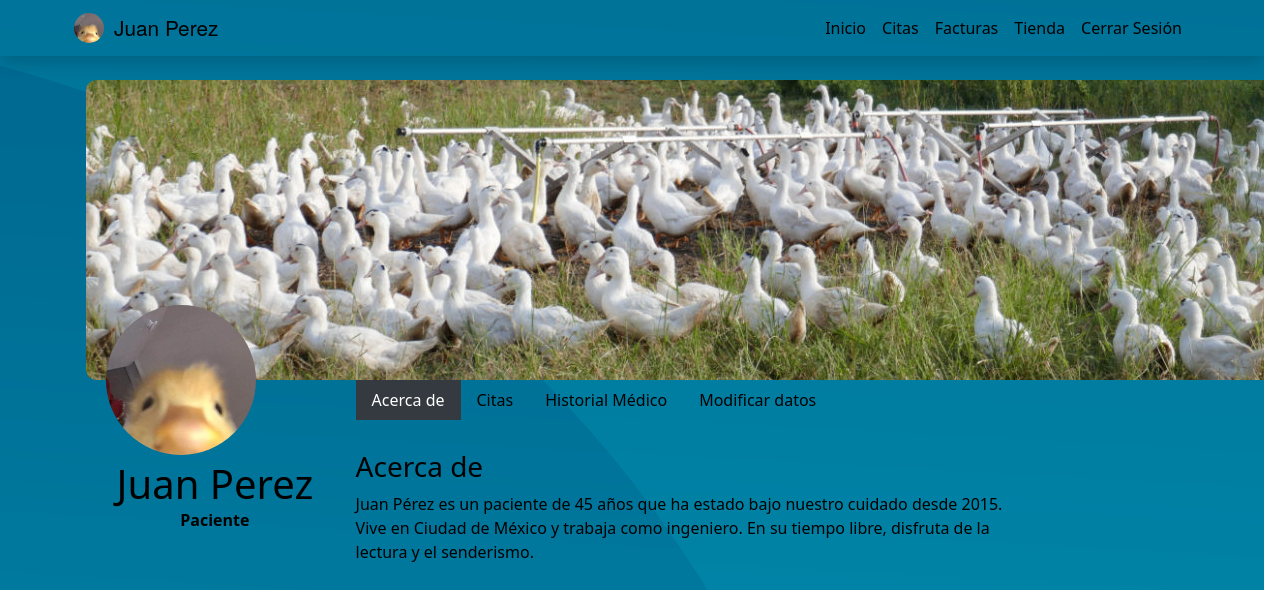
Screenshot of /pages/userdetail.php?usuario_id=123456789 (signed in) with the database file from the repository.
### tables this page shows
CREATE TABLE usuarios (
  usuario_id VARCHAR(9) PRIMARY KEY,
  acerca_de VARCHAR(255),
  nombre VARCHAR(255),
  apellidos VARCHAR(255),
  telefono VARCHAR(100),
  fecha_nacimiento DATE,
  direccion VARCHAR(100),
  provincia VARCHAR(100),
  municipio VARCHAR(100),
  cp VARCHAR(7),
  email VARCHAR(100) UNIQUE,
  pass VARCHAR(255),
  rol ENUM('Administrador', 'Paciente', 'Fisioterapeuta'),
  genero ENUM('Hombre', 'Mujer', 'Otro'),
  especialidad INT,
  sesiones_disponibles INT,
  FOREIGN KEY (especialidad) REFERENCES especialidades(especialidad_id)
);

### scripts/session_manager.php (called while the page is built, shortened)
<?php
    if (isset($_SESSION['email'])) {
        $rol = $_SESSION['rol'];
    } else {
        header('Location: ./404.php');
        exit();
    }
?>

### controllers/UserController.php (called while the page is built, shortened)
<?php
require_once '../models/UserModel.php';
class UserController
{
    private $usuarioModel;
    public function __construct()
    {
        $this->usuarioModel = new UserModel();
    }
    public function buscarUsuarios($usuario_id, $rol, $isApiRequest = false)
    {
        $usuariosFiltrados = $this->usuarioModel->buscarUsuarios($usuario_id, $rol);
        if (!empty($usuariosFiltrados)) {
            return $usuariosFiltrados;
        } else {
            $_SESSION['alert'] = array('type' => 'warning', 'message' => 'No se ha encontrado ningún usuario con los criterios seleccionados.');
            header('Location: ../pages/users.php');
            exit();
        }
    }
}

### models/UserModel.php (called while the page is built, shortened)
<?php
class UserModel extends BaseModel
{
    public function buscarUsuarios($usuario_id, $rol)
    {
        $sql = "SELECT * FROM `usuarios` WHERE 1=1";
        $params = [];
        $types = "";
        if (!empty($usuario_id)) {
            $sql .= " AND usuario_id = ?";
            $params[] = $usuario_id;
            $types .= "s";
        }
        $stmt = self::$conexion->prepare($sql);
        if ($types) {
            $stmt->bind_param($types, ...$params);
        }
        $stmt->execute();
        $result = $stmt->get_result();
        $usuarios = $result->fetch_all(MYSQLI_ASSOC);
        return $usuarios;
    }
}

### pages/userdetail.php (the view, shortened to what this page needs)
<?php
require_once '../scripts/session_manager.php';
require_once '../controllers/UserController.php';
require_once '../controllers/MedicalHistoryController.php';
$userController = new UserController();
if ($rol == "Paciente") {
    include_once './includes/dashboard-patients.php';
} else {
    include_once './includes/dashboard.php';
}
if (isset($_GET['usuario_id'])) {
    $usuario = $userController->buscarUsuarios($_GET['usuario_id'], '');
}
?>
<div class="container">
    <div class="profile-header">
        <img src="../assets/custom/img/foto_perfil.jpg" alt="Foto de Perfil" class="profile-picture">
    </div>
    <div class="row" style="margin-right: 5.7%; margin-left: 0.02%; height: 50vh;">
        <div class="col-md-3">
            <div class="profile-info text-center">
                <h1 class="custom-color"><? echo ($usuario[0]['nombre'] . ' ' .  $usuario[0]['apellidos']); ?></h1>
                <b class="custom-color"><? echo ($usuario[0]['rol']); ?></b>
            </div>
        </div>
        <div class="col-md-9">
            <ul class="nav nav-pills mb-3" id="pills-tab" role="tablist">
                <li class="nav-item" role="presentation">
                    <button class="nav-link active" id="pills-about-tab" data-bs-toggle="pill" data-bs-target="#pills-about" type="button" role="tab" aria-controls="pills-about" aria-selected="true" style="color: #000000">Acerca de</button>
                </li>
                <li class="nav-item" role="presentation">
                    <button class="nav-link" id="pills-appointments-tab" data-bs-toggle="pill" data-bs-target="#pills-appointments" type="button" role="tab" aria-controls="pills-appointments" aria-selected="false" style="color: #000000">Citas</button>
                </li>
                <li class="nav-item" role="presentation">
                    <button class="nav-link" id="pills-history-tab" data-bs-toggle="pill" data-bs-target="#pills-history" type="button" role="tab" aria-controls="pills-history" aria-selected="false" style="color: #000000">Historial Médico</button>
                </li>
                <?
                if ($rol == "Paciente") {
                    echo ('
                    <button class="nav-link" id="pills-data-tab" data-bs-toggle="pill" data-bs-target="#pills-data" type="button" role="tab" aria-controls="pills-data" aria-selected="false" style="color: #000000">Modificar datos</button>
                    ');
                }
                ?>
            </ul>
            <div class="tab-content custom-color" id="pills-tabContent">
                <div class="tab-pane fade show active" id="pills-about" role="tabpanel" aria-labelledby="pills-about-tab" >
                    <div class="content-section" style="margin-right: 10%">
                        <h3>Acerca de</h3>
                        <p><? echo ($usuario[0]['acerca_de']); ?></p>
                    </div>
                </div>
            </div>
        </div>
    </div>
    </body>
    </html>

### assets/custom/css/userdetail.css (style rules this page uses)
.profile-header { background: url('https://via.placeholder.com/1200x400') no-repeat center center; background-size: cover; height: 250px; position: relative; }
.profile-picture { width: 150px; height: 150px; border-radius: 50%; border: 5px solid #fff; position: absolute; bottom: -75px; left: 20px; }
.profile-info { margin-top: 80px; }
.profile-info h1 { margin-bottom: 0; }
.nav-pills .nav-link { border-radius: 0; color: #495057; }
.nav-pills .nav-link.active { background-color: #0d6efd; }
.content-section { margin-top: 30px; }

### pages/includes/dashboard-patients.php (style rules this page uses)
body { background-image: url('../assets/custom/img/fondo-patients.png'); }
.custom-color { color: #000000; }
.profile-header { width: 1200px; height: 300px; background-image: url('../assets/custom/img/foto_fondo_perfil.jpg'); background-size: cover; background-position: center; position: relative; border-radius: 10px; }
.profile-picture { border: none; }
.nav-link { color: #343a40; }
.nav-link.active { background-color: #343a40 !important; color: white !important; }

### rows the page displays
usuarios: nombre "Juan", apellidos "Perez", rol "Paciente", acerca_de "Juan Pérez es un paciente de 45 años que ha estado bajo nuestro cuidado desde 2015. Vive en Ciudad de México y trabaja como ingeniero. En su tiempo libre, disfruta de la lectura y el senderismo."

### other values shown
$nombre "Juan"
$apellidos "Perez"
